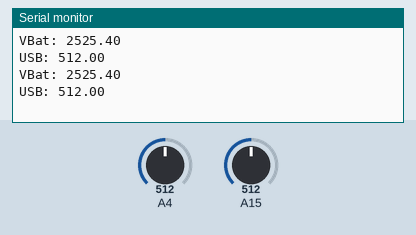
A sketch run on a simulated Arduino Mega 2560, built with avr-gcc and run on an emulated ATmega2560. Parts: the last lines printed to the serial monitor. The inputs (shaded band) are chosen by the test bench; at power-on: A4 = 512, A15 = 512.

Above: at 1.8 s.
1.9 s: A4 set to 716
At 2.5 s:
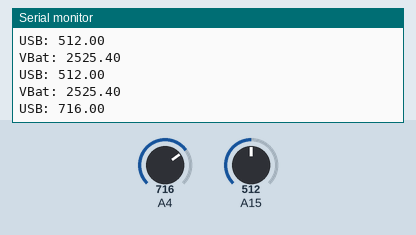
3.4 s: A15 set to 716
At 4.7 s:
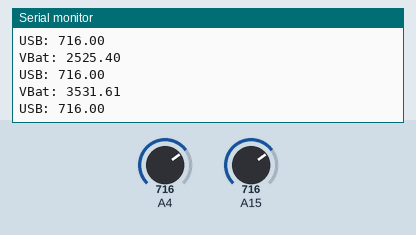
4.9 s: A4 set to 900
At 5.8 s:
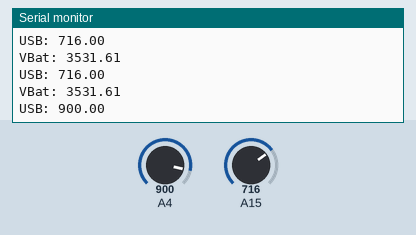
6.4 s: A15 set to 900
At 7.8 s:
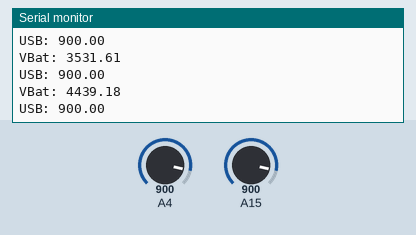
Timing chart, 0 to 8.9 s (numbered marks = the images above; inputs shaded):
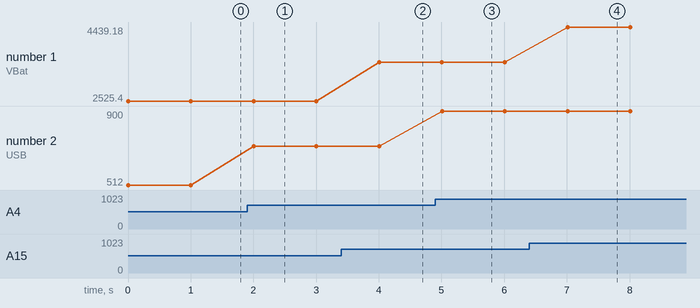

Measured:
- after the input at 1.9 s, the serial monitor: prints a new line after 0.10 s (image 1)
- after the input at 3.4 s, the serial monitor: prints a new line after 0.61 s (image 2)
- after the input at 4.9 s, the serial monitor: prints a new line after 0.11 s (image 3)
- after the input at 6.4 s, the serial monitor: prints a new line after 0.61 s (image 4)
- plotted number 1: 2525.4 → 3531.61 after the input at 3.4 s, 3531.61 → 4439.18 after the input at 6.4 s
- plotted number 2: 512 → 716 after the input at 1.9 s, 716 → 900 after the input at 4.9 s

The sketch:

reader.ino
```cpp
/* Joystick Position. */
enum JoyPos {
  JoyPosUp,
  JoyPosDown,
  JoyPosLeft,
  JoyPosRight,
  JoyPosCenter,
};

enum Event {
  EventPlayPause,
  EventBack,
  EventForward,
  EventVolumeUp,
  EventVolumeDown,
  EventRandom,
  EventNull,
};

const int xPin = 2;
const int yPin = 3;
const int joyMaxRange = 946;
const int joyRange = joyMaxRange / 2;
const int joyCenterRange = joyRange / 2;
JoyPos lastPos = JoyPosCenter;
JoyPos posHistory[3] = {JoyPosCenter, JoyPosCenter, JoyPosCenter};

/* Default ADC range is 3.6V, resolution 10 bits. */
const float vbatScale = 3600.0 / 1024.0;
/* 2M + 0.806M voltage divider on VBAT = (2M / (0.806M + 2M)) =
   0.71275837F, the inverse of that is 1.403F. */
const float vbatCompensation = 1.403;

void setup()
{
  Serial.begin(115200);
  pinMode(31, INPUT);
  pinMode(4, INPUT);
}

void loop()
{
  float vbat = analogRead(31) * (vbatScale * vbatCompensation);
  float usb = analogRead(4);
  Serial.print("VBat: " ); Serial.println(vbat);
  Serial.print("USB: " ); Serial.println(usb);
  delay(1000);
}

/* void loop() */
/* { */
/*   int x = analogRead(xPin); */
/*   int y = analogRead(yPin); */
/*   Serial.print("x="); */
/*   Serial.print(x); */
/*   Serial.print(" y="); */
/*   Serial.println(y); */
/*   delay(50); */
/* } */

/* void loop () */
/* { */
/*   int x = analogRead(xPin) - joyRange; */
/*   int y = analogRead(yPin) - joyRange; */

/*   JoyPos pos = readJoyPos(x, y, joyCenterRange); */
/*   switch (pos) */
/*     { */
/*     case JoyPosUp: */
/*       Serial.println("Up"); */
/*       break; */
/*     case JoyPosDown: */
/*       Serial.println("Down"); */
/*       break; */
/*     case JoyPosLeft: */
/*       Serial.println("Left"); */
/*       break; */
/*     case JoyPosRight: */
/*       Serial.println("Right"); */
/*       break; */
/*     case JoyPosCenter: */
/*       Serial.println("Center"); */
/*       break; */
/*     } */

/*   delay(50); */
/* } */

/* void loop () */
/* { */
/*   int x = analogRead(xPin) - joyRange; */
/*   int y = analogRead(yPin) - joyRange; */

/*   JoyPos pos = readJoyPos(x, y, joyCenterRange); */
/*   if (pos != lastPos) */
/*     { */
/*       pushNewPos(pos, posHistory); */
/*       Event event = detectEvent(posHistory); */
/*       switch (event) */
/*         { */
/*         case EventPlayPause: */
/*           Serial.println("PlayPause"); */
/*           break; */
/*         case EventBack: */
/*           Serial.println("Back"); */
/*           break; */
/*         case EventForward: */
/*           Serial.println("Forward"); */
/*           break; */
/*         case EventVolumeUp: */
/*           Serial.println("Up"); */
/*           break; */
/*         case EventVolumeDown: */
/*           Serial.println("Down"); */
/*           break; */
/*         case EventRandom: */
/*           Serial.println("Random"); */
/*           break; */
/*         case EventNull: */
/*           break; */
/*         } */
/*       lastPos = pos; */
/*     } */
/*   delay(50); */
/* } */

JoyPos readJoyPos(int x, int y, int centerRange)
{
  if (abs(x) < centerRange && abs(y) < centerRange)
    return JoyPosCenter;

  if (abs(x) > abs(y))
    {
      if (x < 0)
        return JoyPosLeft;
      else
        return JoyPosRight;
    }
  else
    {
      if (y < 0)
        return JoyPosDown;
      else
        return JoyPosUp;
    }
}

void pushNewPos(JoyPos pos, JoyPos posHistory[3])
{
  posHistory[0] = posHistory[1];
  posHistory[1] = posHistory[2];
  posHistory[2] = pos;
}

Event detectEvent(JoyPos posHistory[3])
{
  JoyPos p0 = posHistory[0];
  JoyPos p1 = posHistory[1];
  JoyPos p2 = posHistory[2];

  if (p0 == JoyPosCenter && p1 == JoyPosLeft && p2 == JoyPosCenter)
    return EventBack;
  if (p0 == JoyPosCenter && p1 == JoyPosRight && p2 == JoyPosCenter)
    return EventForward;
  if (p0 == JoyPosCenter && p1 == JoyPosUp && p2 == JoyPosCenter)
    return EventRandom;
  if (p0 == JoyPosCenter && p1 == JoyPosDown && p2 == JoyPosCenter)
    return EventPlayPause;
  if (p1 == JoyPosLeft && p2 == JoyPosUp
      || p1 == JoyPosUp && p2 == JoyPosRight
      || p1 == JoyPosRight && p2 == JoyPosDown
      || p1 == JoyPosDown && p2 == JoyPosLeft)
    return EventVolumeUp;
  if (p2 == JoyPosLeft && p1 == JoyPosUp
      || p2 == JoyPosUp && p1 == JoyPosRight
      || p2 == JoyPosRight && p1 == JoyPosDown
      || p2 == JoyPosDown && p1 == JoyPosLeft)
    return EventVolumeDown;
  return EventNull;
}
```
